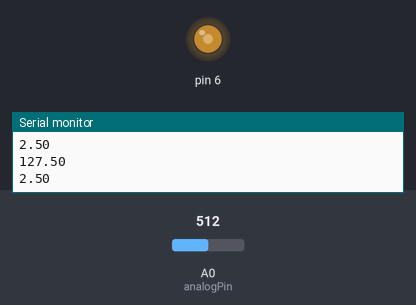
Bench run of a sketch on a simulated Arduino Uno, built with avr-gcc and run on an emulated ATmega328P. On the bench: output pins drawn as LEDs (lit = HIGH), the last lines printed to the serial monitor. Inputs (shaded band) come from the test bench; at power-on: A0 (analogPin) = 512.

Above: at 1.2 s.
1.3 s: A0 (analogPin) set to 716
At 1.9 s:
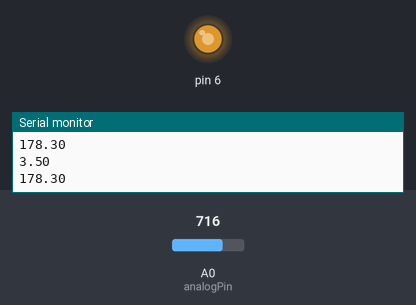
2.8 s: A0 (analogPin) set to 900
At 4.0 s:
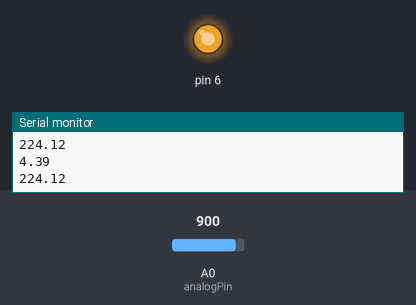
4.3 s: A0 (analogPin) set to 122
At 5.3 s:
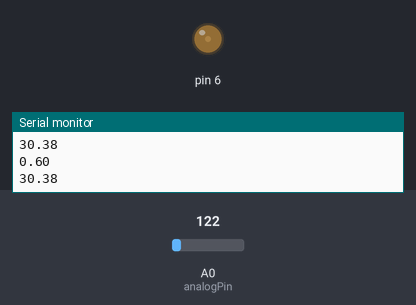
5.8 s: A0 (analogPin) set to 0
At 6.5 s:
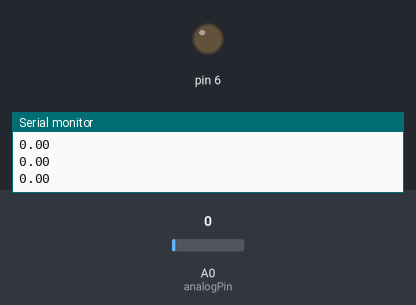
7.3 s: A0 (analogPin) set to 511
At 8.0 s:
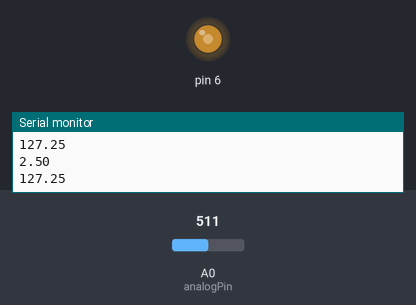
Timing chart, 0 to 9.8 s (numbered marks = the images above; inputs shaded):
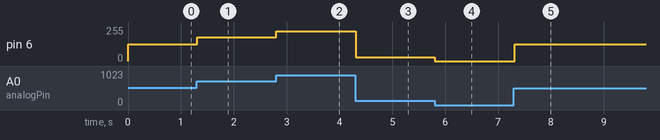

The sketch:

analog_signals.ino
```cpp
int analogPin = A0;

double val = 0;

void setup() {
   Serial.begin(9600);
   // Set pin 6 as output
   pinMode(6, OUTPUT);
}

void loop() {
  // Read the value from A0
  val = analogRead(analogPin);
  // Convert the interger result into voltage
  double volt = val * 5 / 1024;
  Serial.println(volt);
  // Make Led light dim as changing the voltage
  analogWrite(6, 255*volt/5);
  Serial.println(255*volt/5);
}
```

Measured:
- after the input at 1.3 s, pin 6: 127/255 → 178/255 at once
- after the input at 2.8 s, pin 6: 178/255 → 224/255 at once
- after the input at 4.3 s, pin 6: 224/255 → 30/255 at once
- after the input at 5.8 s, pin 6: 30/255 → 0/255 at once
- after the input at 7.3 s, pin 6: 0/255 → 127/255 at once
